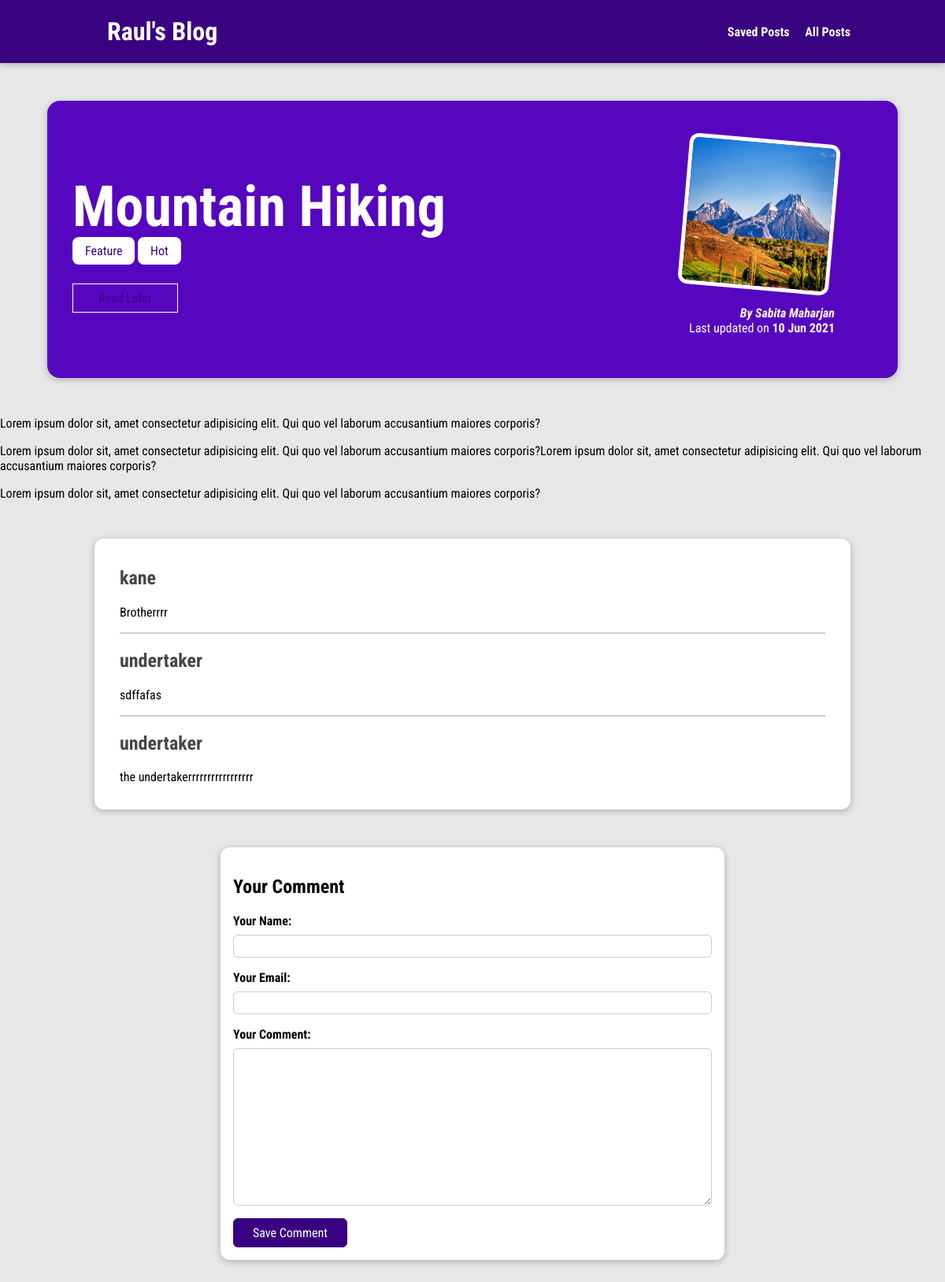
The page /posts/hike-in-the-mountains on the database its author committed.
### blog/models.py (models this page shows, shortened)
class Post(models.Model):
    title = models.CharField(max_length=150)
    excerpt = models.CharField(max_length=200)
    image = models.ImageField(upload_to='posts' , null=True)
    date = models.DateField(auto_now=True)
    slug = models.SlugField(db_index=True, unique=True)
    content = models.TextField(validators = [MinLengthValidator(10)])
    author = models.ForeignKey(Author, on_delete=models.SET_NULL, null=True, related_name="posts")
    tag = models.ManyToManyField(Tag)

class Tag(models.Model):
    caption = models.CharField(max_length=30)

class Author(models.Model):
    firstName = models.CharField(max_length=100)
    lastName = models.CharField(max_length=100)
    email = models.EmailField(max_length=80)
    def fullName(self):
        return f"{self.firstName} {self.lastName}"
    def __str__(self):
        return self.fullName()

class Comment(models.Model):
    user_name = models.CharField(max_length=20)
    user_email = models.EmailField()
    text = models.TextField(max_length=400)
    post = models.ForeignKey(Post, on_delete=models.CASCADE, related_name="comments")

### blog/views.py (the view, shortened to what this page needs)
# urls.py: path('posts/<slug:slug>',views.PostDetailView.as_view(),name="post-detail-page"),
class PostDetailView(View):
    def is_stored_post(self,request,post_id):
        stored_posts = request.session.get('stored_posts')
        if stored_posts is not None:
            is_saved_for_later = post_id in stored_posts
        else:
            is_saved_for_later = False
        return is_saved_for_later
    def get(self,request,slug):
        post = Post.objects.get(slug = slug)
        context = {
            "post":post,
            "postTags": post.tag.all(),
            "commentForm": CommentForm(),
            "comments": post.comments.all().order_by("-id"),
            "saved_for_later": self.is_stored_post(request, post.id)
        }
        return render(request,'blog/post-detail.html',context)

### blog/forms.py
class CommentForm(forms.ModelForm):
    class Meta:
        model = Comment
        exclude = ['post']
        labels = {
            "user_name":"Your Name",
            "user_email": "Your Email",
            "text": "Your Comment",
        }

### blog/templates/blog/post-detail.html (shortened to what this page needs)
{% extends 'base.html' %}
{% load static %}
{% block cssFiles %}
   <link rel="stylesheet" href="{% static 'blog/post-detail.css' %}">
{% endblock cssFiles %}
{% block content %}
    <section id="summary">
        <h2> {{ post.title}} </h2>
        <div>
            {% for tag in postTags %}
                <span class="tag">{{tag.caption}}</span>
            {% endfor %}
        </div>
        <div id='read-later'>
            <form action="{% url 'read-later' %}" method="POST">
                 <button>
                 </button>
            </form>
        </div>
        <article>
            <img src="{{ post.image.url }}" alt={{ post.title }}>
            <address>By <a href="mailto:{{ post.author.email }}"> {{ post.author|title }} </a> </address>
            <div>
                Last updated on <time>{{ post.date|date:"d M Y" }}</time>
            </div>
        </article>
    </section>
    <main>
        {{ post.content|linebreaks }}
    </main>
    <section id="comments">
        <ul>
            {% for comment in comments  %}
                <li>
                    <h2>{{comment.user_name}}</h2>
                    <p>{{ comment.text | linebreaks}}</p>
                </li>
            {% endfor %}
        </ul>
    </section>
    <section id="comment-form">
        <h2>Your Comment</h2>
        <form action="{% url 'post-detail-page' post.slug %}" method="POST">
            {% for formField in commentForm  %}
            <div class="form-control {% if formField.errors %}invalid{% endif %}">
                 {{ formField.label_tag }}
                 {{ formField }}
            </div>
            {% endfor %}
            <button>Save Comment</button>
        </form>
    </section>
{% endblock content %}

### templates/base.html (shortened to what this page needs)
{% load static %}
<!DOCTYPE html>
<html lang="en">
<head>
    <link rel="stylesheet" href="{% static 'styles.css' %}">
    {% block cssFiles %}{% endblock cssFiles %}
</head>
<body>
     <header id="main-navigation">
        <h1><a href="{% url 'starting-page' %}">Raul's Blog</a></h1>
        <nav>
             <a href="{% url 'read-later' %}">Saved Posts</a>
            <a href="{% url 'posts-page' %}">All Posts</a>
        </nav>
        </header>
    {% block content %}
    {% endblock content %}
</body>
</html>

### static/styles.css (style rules this page uses)
* { box-sizing: border-box; }
html { font-family: 'Roboto Condensed', sans-serif;; }
body { margin: 0; }
#main-navigation { width: 100%; height: 5rem; height: 5rem; display: flex; justify-content: space-between; align-items: center; padding: 0 10%; position: absolute; top: 0; left: 0; margin: 1000x; }
#main-navigation a { text-decoration: none; color: white; font-weight: bold; margin-left: 1rem; }
h1,h2,h3 { font-family: 'Roboto Condensed', sans-serif;; }

### blog/static/blog/post-detail.css (style rules this page uses)
body { background-color: #e7e7e7; }
#main-navigation { background-color: #390281; box-shadow: 0 2px 8px rgba(0, 0, 0, 0.25); }
#summary { margin: 8rem auto 3rem auto; padding: 2rem; width: 90%; max-width: 90re,; border-radius: 16px; background-color: #5706c0; position: relative; box-shadow: 0 2px 8px rgba(0, 0, 0, 0.25); height: 22rem; }
#summary h2 { color: white; font-size: 4.5rem; margin-bottom: 0.25rem; }
#summary article { position: absolute; top: 2rem; right: 3rem; padding: 1rem 2rem; text-align: right; color: white; }
#summary article img { width: 12rem; height: 12rem; border-radius: 12px; transform: rotateZ(5deg); border: 5px solid white; margin-bottom: 1rem; }
#summary address { font-weight: bold; }
#summary a { color: white; text-decoration: none; }
#summary time { font-weight: bold; }
.tag { background-color: white; color: #390281; border-radius: 8px; padding: 0.5rem 1rem; }
#comment-form { margin: 3rem auto; width: 90%; max-width: 40rem; border-radius: 12px; background-color: white; box-shadow: 0 2px 8px rgba(0, 0, 0, 0.25); padding: 1rem ; }
#comment-form button { font: inherit; background-color: #390281; color: white; border: 1px solid #390281; padding: 0.5rem 1.5rem; border-radius: 6px; }
.form-control { margin-bottom: 1rem; }
.form-control label { font-weight: bold; margin-bottom: 0.5rem; display: block; }
.form-control input, .form-control textarea { display: block; width: 100%; font: inherit; padding: 0.25rem; border-radius: 6px; border: 1px solid #ccc; }
#comments { margin: 3rem auto; width: 90%; max-width: 60rem; border-radius: 12px; background-color: white; box-shadow: 0 2px 8px rgba(0, 0, 0, 0.25); padding: 1rem 2rem ; }
#comments ul { list-style: none; margin: 0; padding: 0; }
#comments li { margin-bottom: 1rem; border-bottom: 2px solid #ccc; }
#comments li:last-of-type { border-bottom: none; }
#comments h2 { color: #464646; }
#read-later { margin: 2rem 0; }
#read-later button { border: 1px solid white; background-color: transparent; padding: 0.5rem 2rem; font: inherit; color: #390281; cursor: pointer; }

### rows shown on the page
Post: title "Mountain Hiking", image (picture), author "Sabita Maharjan", date "10 Jun 2021", content "Lorem ipsum dolor sit, amet consectetur adipisicing elit. Qui quo vel laborum accusantium maiores corporis? Lorem ipsum dolor sit, amet consectetur adipisicing elit. Qui quo vel laborum accusantium maiores corporis?Lorem ipsum dolor sit, amet consectetur adipisicing elit. Qui quo vel laborum accusantium maiores corporis? Lorem ipsum dolor sit, amet consectetur adipisicing elit. Qui quo vel laborum accusantium maiores corporis?"
Tag: caption "Feature"
Tag: caption "Hot"
Comment: user_name "kane", text "Brotherrrr"
Comment: user_name "undertaker", text "sdffafas"
Comment: user_name "undertaker", text "the undertakerrrrrrrrrrrrrrrrr"
